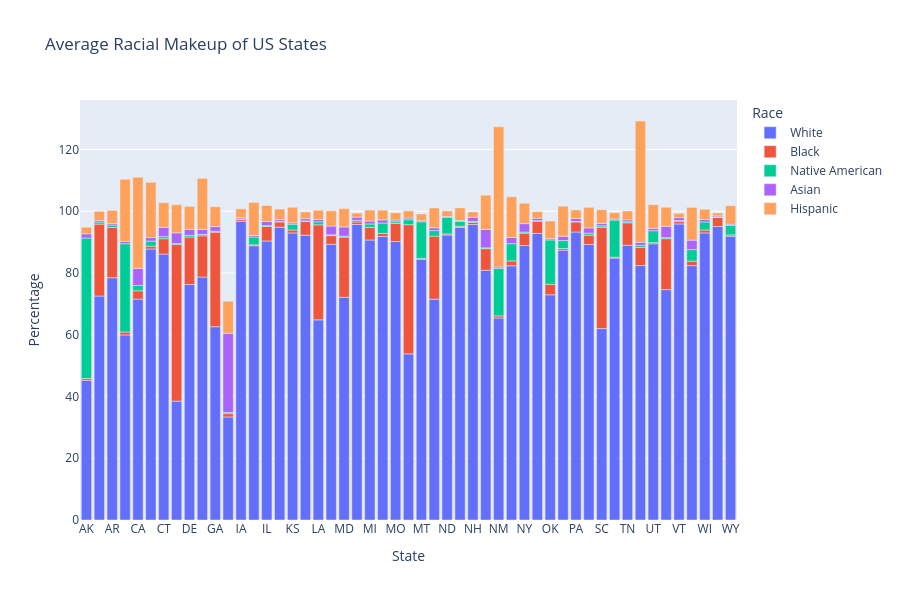

The code cell stored with this chart in its notebook:
### Code cell
state_race_bar = px.bar(avg_race_city, x='Geographic area', y=['White', 'Black', 'Native American',
                                                    'Asian', 'Hispanic'],
                        title='Average Racial Makeup of US States', height=600)
state_race_bar.update_layout(xaxis_title='State', yaxis_title='Percentage', legend_title_text='Race')
state_race_bar.show()

### Figure 1 — Plotly figure (JSON) as saved in the notebook; plotly's stock layout.template omitted (floating-point values rounded to 4 significant figures)
{"data": [{"hovertemplate": "variable=White<br>Geographic area=%{x}<br>value=%{y}<extra></extra>", "legendgroup": "White", "marker": {"color": "#636efa", "pattern": {"shape": ""}}, "name": "White", "orientation": "v", "showlegend": true, "textposition": "auto", "type": "bar", "x": ["AK", "AL", "AR", "AZ", "CA", "CO", "CT", "DC", "DE", "FL", "GA", "HI", "IA", "ID", "IL", "IN", "KS", "KY", "LA", "MA", "MD", "ME", "MI", "MN", "MO", "MS", "MT", "NC", "ND", "NE", "NH", "NJ", "NM", "NV", "NY", "OH", "OK", "OR", "PA", "RI", "SC", "SD", "TN", "TX", "UT", "VA", "VT", "WA", "WI", "WV", "WY"], "xaxis": "x", "y": [45.26, 72.51, 78.45, 59.93, 71.54, 87.77, 86.11, 38.5, 76.25, 78.67, 62.59, 33.37, 96.71, 88.82, 90.36, 94.82, 92.96, 92.23, 64.81, 89.3, 72.12, 95.69, 90.67, 91.8, 90.18, 53.8, 84.48, 71.52, 92.29, 94.72, 95.68, 80.89, 65.42, 82.33, 88.88, 92.8, 72.93, 87.39, 93.25, 89.23, 61.98, 84.82, 88.95, 82.4, 89.44, 74.6, 95.87, 82.38, 92.96, 95.04, 91.92], "yaxis": "y"}, {"hovertemplate": "variable=Black<br>Geographic area=%{x}<br>value=%{y}<extra></extra>", "legendgroup": "Black", "marker": {"color": "#EF553B", "pattern": {"shape": ""}}, "name": "Black", "orientation": "v", "showlegend": true, "textposition": "auto", "type": "bar", "x": ["AK", "AL", "AR", "AZ", "CA", "CO", "CT", "DC", "DE", "FL", "GA", "HI", "IA", "ID", "IL", "IN", "KS", "KY", "LA", "MA", "MD", "ME", "MI", "MN", "MO", "MS", "MT", "NC", "ND", "NE", "NH", "NJ", "NM", "NV", "NY", "OH", "OK", "OR", "PA", "RI", "SC", "SD", "TN", "TX", "UT", "VA", "VT", "WA", "WI", "WV", "WY"], "xaxis": "x", "y": [0.56, 23.32, 16.3, 0.95, 2.68, 0.92, 4.99, 50.7, 15.39, 13.37, 30.63, 1.07, 0.56, 0.3, 4.7, 1.69, 0.96, 4.42, 30.78, 2.79, 19.46, 0.82, 4.12, 1.0, 5.86, 41.83, 0.23, 20.4, 0.36, 0.42, 0.72, 6.98, 0.67, 1.57, 4.01, 3.96, 3.38, 0.53, 3.27, 2.99, 32.83, 0.29, 7.3, 5.87, 0.38, 16.51, 0.77, 1.43, 0.94, 2.92, 0.4], "yaxis": "y"}, {"hovertemplate": "variable=Native American<br>Geographic area=%{x}<br>value=%{y}<extra></extra>", "legendgroup": "Native American", "marker": {"color": "#00cc96", "pattern": {"shape": ""}}, "name": "Native American", "orientation": "v", "showlegend": true, "textposition": "auto", "type": "bar", "x": ["AK", "AL", "AR", "AZ", "CA", "CO", "CT", "DC", "DE", "FL", "GA", "HI", "IA", "ID", "IL", "IN", "KS", "KY", "LA", "MA", "MD", "ME", "MI", "MN", "MO", "MS", "MT", "NC", "ND", "NE", "NH", "NJ", "NM", "NV", "NY", "OH", "OK", "OR", "PA", "RI", "SC", "SD", "TN", "TX", "UT", "VA", "VT", "WA", "WI", "WV", "WY"], "xaxis": "x", "y": [45.48, 0.66, 0.76, 28.59, 1.72, 1.62, 0.66, 0.3, 0.52, 0.46, 0.3, 0.39, 0.27, 2.52, 0.26, 0.28, 1.87, 0.21, 0.96, 0.27, 0.34, 0.55, 1.08, 3.36, 0.54, 1.61, 11.87, 1.79, 5.33, 1.56, 0.29, 0.26, 15.34, 5.58, 0.36, 0.22, 14.38, 2.58, 0.16, 0.67, 0.46, 12.03, 0.32, 0.66, 3.87, 0.34, 0.37, 3.75, 2.62, 0.2, 3.08], "yaxis": "y"}, {"hovertemplate": "variable=Asian<br>Geographic area=%{x}<br>value=%{y}<extra></extra>", "legendgroup": "Asian", "marker": {"color": "#ab63fa", "pattern": {"shape": ""}}, "name": "Asian", "orientation": "v", "showlegend": true, "textposition": "auto", "type": "bar", "x": ["AK", "AL", "AR", "AZ", "CA", "CO", "CT", "DC", "DE", "FL", "GA", "HI", "IA", "ID", "IL", "IN", "KS", "KY", "LA", "MA", "MD", "ME", "MI", "MN", "MO", "MS", "MT", "NC", "ND", "NE", "NH", "NJ", "NM", "NV", "NY", "OH", "OK", "OR", "PA", "RI", "SC", "SD", "TN", "TX", "UT", "VA", "VT", "WA", "WI", "WV", "WY"], "xaxis": "x", "y": [1.38, 0.48, 0.48, 0.73, 5.54, 1.15, 2.99, 3.5, 2.0, 1.62, 1.49, 25.65, 0.4, 0.49, 1.34, 0.59, 0.43, 0.71, 0.79, 2.84, 2.98, 1.03, 0.95, 1.03, 0.55, 0.55, 0.32, 0.93, 0.29, 0.29, 1.34, 5.94, 0.49, 2.01, 2.72, 0.75, 0.43, 1.38, 0.99, 1.69, 0.74, 0.32, 0.64, 1.01, 0.77, 3.67, 0.91, 3.07, 0.79, 0.34, 0.39], "yaxis": "y"}, {"hovertemplate": "variable=Hispanic<br>Geographic area=%{x}<br>value=%{y}<extra></extra>", "legendgroup": "Hispanic", "marker": {"color": "#FFA15A", "pattern": {"shape": ""}}, "name": "Hispanic", "orientation": "v", "showlegend": true, "textposition": "auto", "type": "bar", "x": ["AK", "AL", "AR", "AZ", "CA", "CO", "CT", "DC", "DE", "FL", "GA", "HI", "IA", "ID", "IL", "IN", "KS", "KY", "LA", "MA", "MD", "ME", "MI", "MN", "MO", "MS", "MT", "NC", "ND", "NE", "NH", "NJ", "NM", "NV", "NY", "OH", "OK", "OR", "PA", "RI", "SC", "SD", "TN", "TX", "UT", "VA", "VT", "WA", "WI", "WV", "WY"], "xaxis": "x", "y": [2.13, 2.98, 4.27, 20.14, 29.51, 17.9, 7.98, 9.1, 7.42, 16.53, 6.42, 10.36, 2.82, 10.7, 5.17, 3.32, 5.07, 2.23, 2.98, 4.93, 5.93, 1.31, 3.54, 3.15, 2.36, 2.32, 2.19, 6.41, 1.82, 4.07, 1.74, 11.12, 45.43, 13.17, 6.63, 2.13, 5.7, 9.75, 2.73, 6.67, 4.48, 2.04, 2.86, 39.27, 7.66, 6.15, 1.38, 10.61, 3.32, 0.9, 5.99], "yaxis": "y"}], "layout": {"barmode": "relative", "height": 600, "legend": {"title": {"text": "Race"}, "tracegroupgap": 0}, "title": {"text": "Average Racial Makeup of US States"}, "xaxis": {"anchor": "y", "domain": [0, 1], "title": {"text": "State"}}, "yaxis": {"anchor": "x", "domain": [0, 1], "title": {"text": "Percentage"}}}}
